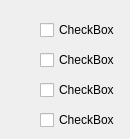
        <widget class="QWidget" name="tab_4">
         <attribute name="title">
          <string>VehicleExit</string>
         </attribute>
         <widget class="QCheckBox" name="cb_parameter_VehicleExit_header2">
          <property name="geometry">
           <rect>
            <x>40</x>
            <y>20</y>
            <width>81</width>
            <height>20</height>
           </rect>
          </property>
          <property name="autoFillBackground">
           <bool>false</bool>
          </property>
          <property name="text">
           <string>CheckBox</string>
          </property>
         </widget>
         <widget class="QCheckBox" name="cb_parameter_VehicleExit_header3">
          <property name="geometry">
           <rect>
            <x>40</x>
            <y>50</y>
            <width>81</width>
            <height>20</height>
           </rect>
          </property>
          <property name="autoFillBackground">
           <bool>false</bool>
          </property>
          <property name="text">
           <string>CheckBox</string>
          </property>
         </widget>
         <widget class="QCheckBox" name="cb_parameter_VehicleExit_header4">
          <property name="geometry">
           <rect>
            <x>40</x>
            <y>80</y>
            <width>81</width>
            <height>20</height>
           </rect>
          </property>
          <property name="autoFillBackground">
           <bool>false</bool>
          </property>
          <property name="text">
           <string>CheckBox</string>
          </property>
         </widget>
         <widget class="QCheckBox" name="cb_parameter_VehicleExit_header5">
          <property name="geometry">
           <rect>
            <x>40</x>
            <y>110</y>
            <width>81</width>
            <height>20</height>
           </rect>
          </property>
          <property name="autoFillBackground">
           <bool>false</bool>
          </property>
          <property name="text">
           <string>CheckBox</string>
          </property>
         </widget>
        </widget>
